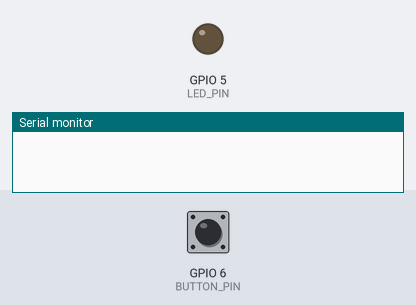
Bench run of a sketch on a simulated ESP8266 (NodeMCU). On the bench: output pins drawn as LEDs (lit = HIGH), the last lines printed to the serial monitor. The inputs (shaded band) are chosen by the test bench; at power-on: GPIO 6 (BUTTON_PIN) LOW.

Above: at 1.2 s.
1.3 s: GPIO 6 (BUTTON_PIN) pulled HIGH for 0.15 s
At 1.9 s:
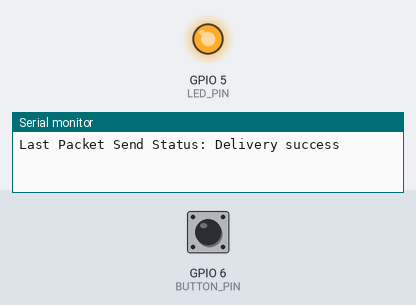
2.9 s: GPIO 6 (BUTTON_PIN) pulled HIGH for 1 s
At 4.4 s:
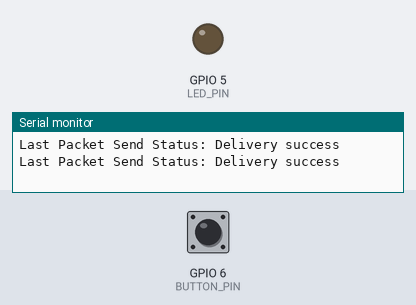
5.4 s: GPIO 6 (BUTTON_PIN) pulled HIGH for 3.2 s
At 9.2 s:
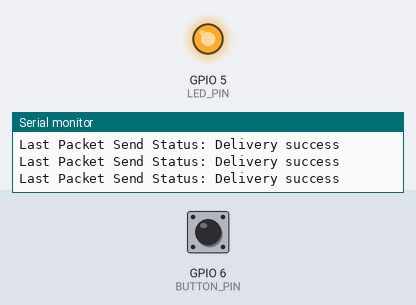
Timing chart, 0 to 10.7 s (numbered marks = the images above; inputs shaded):
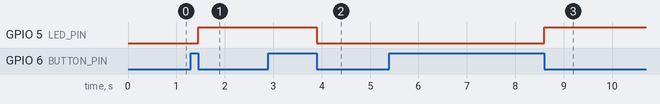

Measured:
- after the input at 1.3 s, GPIO 5 (LED_PIN): LOW → HIGH after 0.15 s
- after the input at 2.9 s, GPIO 5 (LED_PIN): HIGH → LOW after 1.0 s
- after the input at 5.4 s, GPIO 5 (LED_PIN): LOW → HIGH after 3.2 s

The sketch:

initiator_lamp.ino
```cpp
#include <ESP8266WiFi.h>
#include <espnow.h>

// Variables for test data
  int led_status=0;
  int change_data=0;
#define LED_PIN 5
#define BUTTON_PIN 6
byte lastButtonState = LOW;
byte ledState = LOW;
unsigned long debounceDuration = 50; // millis
unsigned long lastTimeButtonStateChanged = 0;
// REPLACE WITH RECEIVER MAC Address
uint8_t broadcastAddress[] = {0xB8, 0xD6, 0x1A, 0x43, 0x5A, 0x00};
// Structure example to send data
// Must match the receiver structure
typedef struct struct_message {
  char a[32];
  int b;
} struct_message;

// Create a struct_message called myData
struct_message myData;


// Callback when data is sent
void OnDataSent(uint8_t *mac_addr, uint8_t sendStatus) {
  Serial.print("Last Packet Send Status: ");
  if (sendStatus == 0){
    Serial.println("Delivery success");
  }
  else{
    Serial.println("Delivery fail");
  }
}
void ledchange(){
  digitalWrite(LED_PIN, ledState);
  change_data=0;
}


void setup() {
  // Init Serial Monitor
  Serial.begin(115200);
   pinMode(LED_PIN, OUTPUT);
  pinMode(BUTTON_PIN, INPUT);

  // Set device as a Wi-Fi Station
  WiFi.mode(WIFI_STA);

  // Init ESP-NOW
  if (esp_now_init() != ERR_OK) {
    Serial.println("Error initializing ESP-NOW");
    return;
  }

  // Once ESPNow is successfully Init, we will register for Send CB to
  // get the status of Trasnmitted packet
  esp_now_set_self_role(ESP_NOW_ROLE_CONTROLLER);
  esp_now_register_send_cb(OnDataSent);

  // Register peer
  esp_now_add_peer(broadcastAddress, ESP_NOW_ROLE_SLAVE, 1, NULL, 0);
}

void loop() {
   // Create test data
   if (millis() - lastTimeButtonStateChanged > debounceDuration) {
    byte buttonState = digitalRead(BUTTON_PIN);
    if (buttonState != lastButtonState) {
      lastTimeButtonStateChanged = millis();
      lastButtonState = buttonState;
      if (buttonState == LOW) {
        ledState = (ledState == HIGH) ? LOW: HIGH;
        change_data=1;
      }
    }
  }
    // Send message via ESP-NOW
    if(change_data==1){
 ledchange();
    esp_now_send(broadcastAddress, (uint8_t *) &myData, sizeof(myData));
    }
}
```
